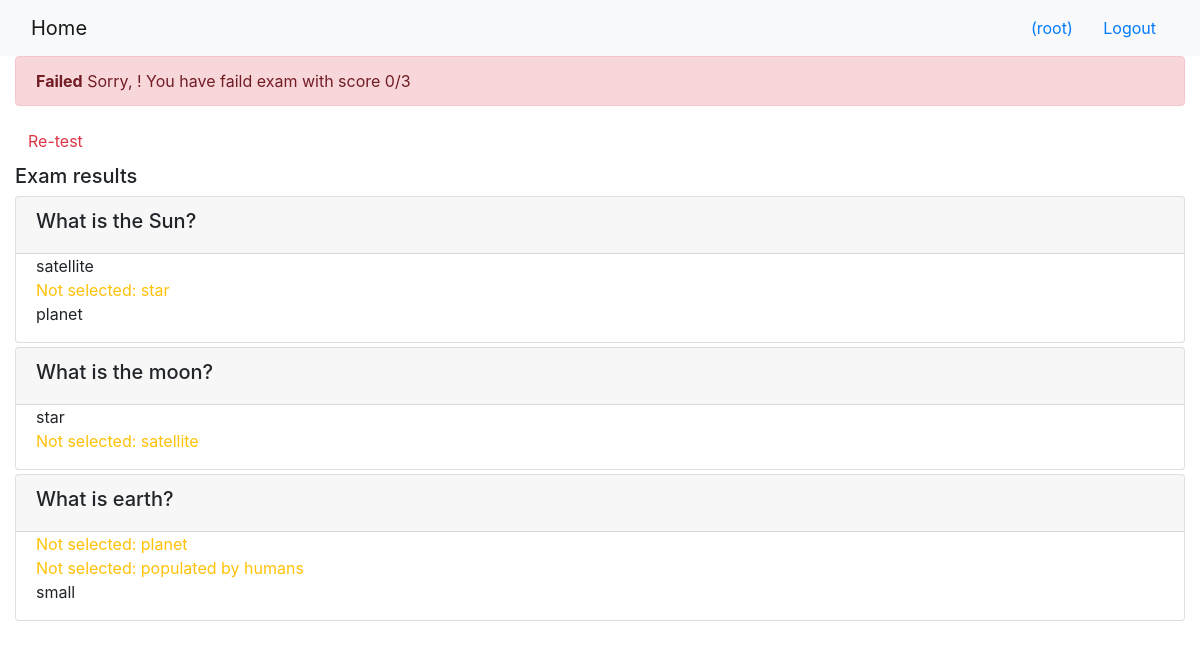
The page /onlinecourse/course/1/submission/1/result/ (signed in) on the database its author committed.
### onlinecourse/models.py (models this page shows, shortened)
class Question(models.Model):
    lesson = models.ForeignKey(Lesson, on_delete=models.CASCADE)
    question_text = models.TextField()
    grade = models.IntegerField()

class Choice(models.Model):
    question = models.ForeignKey(Question, on_delete=models.CASCADE)
    content = models.TextField()
    is_correct = models.BooleanField()

### onlinecourse/views.py (the view)
# urls.py: path('course/<int:course_id>/submission/<int:submission_id>/result/', views.show_exam_result, name="show_result")
def show_exam_result(request, course_id, submission_id):
    course = Course.objects.get(pk = course_id)
    submission = Submission.objects.get(pk=submission_id)
    selected_ids = []
    achieved_points = 0
    total_points = 3
    lesson = Lesson.objects.get(course=course)
    for choice in submission.chocies.all():
        if choice.is_correct:
            selected_ids.append(choice.id)
            achieved_points += choice.question.grade
    return  render(request, 'onlinecourse/exam_result_bootstrap.html', {"course": course, "selected_ids":selected_ids, "achieved_points": achieved_points, "total_points":total_points, "grade":achieved_points/total_points, "lesson":lesson})

### onlinecourse/templates/onlinecourse/exam_result_bootstrap.html (shortened to what this page needs)
<!DOCTYPE html>
<html lang="en">
<head>
    {% load static %}
    <link rel="stylesheet" href="https://maxcdn.bootstrapcdn.com/bootstrap/4.5.2/css/bootstrap.min.css">
</head>
<body>
 <nav class="navbar navbar-light bg-light">
    <div class="container-fluid">
        <div class="navbar-header">
              <a class="navbar-brand" href="{% url 'onlinecourse:index' %}">Home</a>
        </div>
        <ul class="nav navbar-nav navbar-right">
            {% if user.is_authenticated %}
            <li>
                <a class="btn btn-link" href="#">{{ user.first_name }}({{ user.username }})</a>
                <a class="btn btn-link" href="{% url 'onlinecourse:logout' %}">Logout</a>
            </li>
            {% endif %}
        </ul>
    </div>
</nav>
<div class="container-fluid">
    {% if grade > 0.8 %}
    <div class="alert alert-success">
       <b>Congratulations, {{user.first_name}}!</b> You have passed the exam and completed the course with score {{achieved_points}}/{{total_points}}
    </div>
        {% else %}
        <div class="alert alert-danger">
            <b>Failed</b> Sorry, {{user.first_name}}! You have faild exam with score {{achieved_points}}/{{total_points}}
        </div>
        <a class="btn btn-link text-danger" href="{% url 'onlinecourse:course_details' course.id %}">Re-test</a>
        {% endif %}
        <div class="card-columns-vertical mt-1">
        <h5 class="">Exam results</h5>
        {% for question in lesson.question_set.all %}
        <div class="card mt-1">
            <div class="card-header"><h5>{{ question.question_text }}</h5></div>
               <div class="form-group">
                   {% for choice in question.choice_set.all %}
                   <div class="form-check">
                       {% if choice.is_correct and choice.id in selected_ids %}
                       <div class="text-success">Correct answer: {{ choice.content }}</div>
                       {% else %}{% if choice.is_correct and not choice.id in selected_ids %}
                       <div class="text-warning">Not selected: {{ choice.content }}</div>
                       {% else %}{% if not choice.is_correct and choice.id in selected_ids %}
                       <div class="text-danger">Wrong answer: {{ choice.contentt }}</div>
                       {% else %}
                       <div>{{ choice.content }}</div>
                       {% endif %} {% endif %} {% endif %}
                   </div>
                   {% endfor %}
               </div>
           </div>
           {% endfor %}
        </div>
    </div>
</body>
</html>

### rows shown on the page
Question: question_text "What is the Sun?"
Choice: content "satellite"
Choice: content "star"
Choice: content "planet"
Question: question_text "What is the moon?"
Choice: content "star"
Choice: content "satellite"
Question: question_text "What is earth?"
Choice: content "planet"
Choice: content "populated by humans"
Choice: content "small"

### other values the page prints
{{ user.username }} "root"
{{ achieved_points }} "0"
{{ total_points }} "3"
